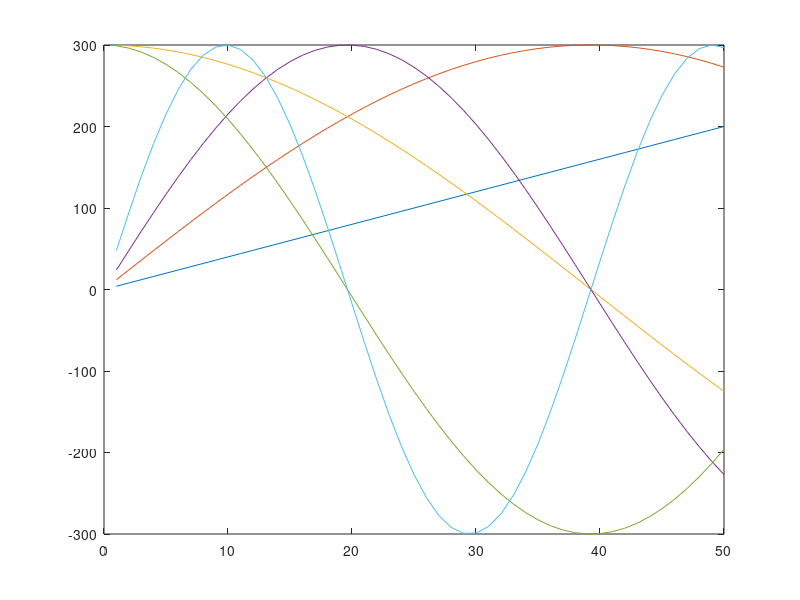
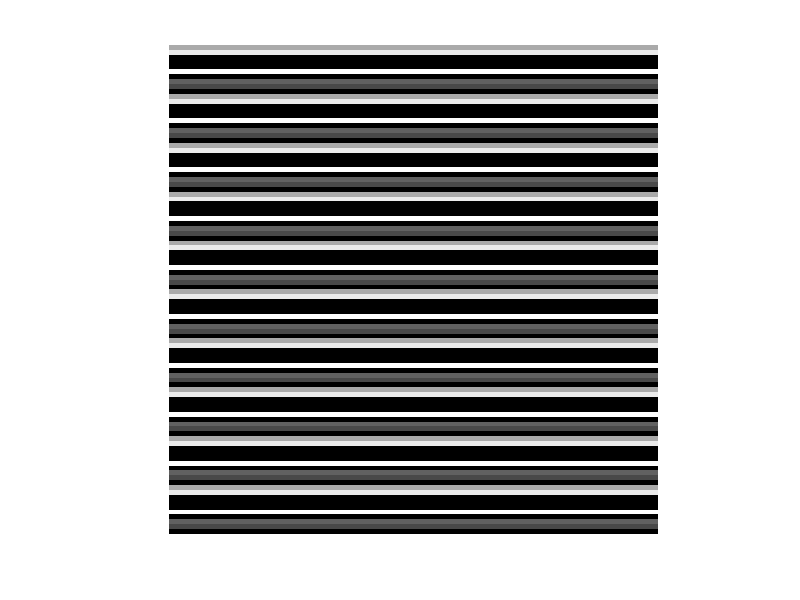

The MATLAB script that drew these images, in order: (Note: this script raises an error after producing the figures.)
%% this program create user-defined hyperspectrum data 
%  to verify the vadibility of the program for endmember extraction
clear all
%% create endmember spectrum data
%  we create 10 endmembers which cover 50 bands interval
endmember_num = 6;
band_num = 50;
endmember_data = zeros (band_num, endmember_num); %% endmember hyperspectrum data

band_data = 1:band_num;

endmember_data(:,1) = 4 * band_data;
endmember_data(:,2) = 300 * sin(band_data / band_num * 2);
endmember_data(:,3) = 300 * cos(band_data / band_num * 2);
endmember_data(:,4) = 300 * sin(band_data / band_num * 4);
endmember_data(:,5) = 300 * cos(band_data / band_num * 4);
endmember_data(:,6) = 300 * sin(band_data / band_num * 8);
figure(1)
plot (endmember_data);

%% create hyperspectrum data
data_num = 10000;
noise_level = 0;
hyper_data = ones (band_num, data_num);
abundance_fraction = zeros (endmember_num, data_num);

% for i = 1:10000
%     abundance_fraction(i,1:endmember_num-1) = rand(1,endmember_num-1);
%     abundance_fraction(i,endmember_num) = 1-sum(abundance_fraction(i,1:endmember_num-1));
% end
abundance_sub = zeros (endmember_num,10);
abundance_sub(:,1) = [1,   0,   0,   0,   0,   0]';
abundance_sub(:,2) = [0,   1,   0,   0,   0,   0]';
abundance_sub(:,3) = [0,   0,   1,   0,   0,   0]';
abundance_sub(:,4) = [0,   0,   0,   1,   0,   0]';
abundance_sub(:,5) = [0,   0,   0,   0,   1,   0]';
abundance_sub(:,6) = [0,   0,   0,   0,   0,   1]';
abundance_sub(:,7) = [0.1, 0.1, 0.15, 0.1, 0.45, 0.1]';
abundance_sub(:,8) = [0.6, 0.1, 0.1, 0.1, 0.05 0.05]';
abundance_sub(:,9) = [0.1, 0.5, 0.2, 0.2, 0, 0]';
abundance_sub(:,10) = [0.1, 0.1, 0.1, 0.2, 0.4, 0.1]';
abundance_fraction = repmat (abundance_sub, 1,data_num/10);
hyper_data = endmember_data * abundance_fraction;
hyper_data = hyper_data + noise_level*rand (band_num, data_num);
hyper_data_image = zeros(band_num, 100, 100);

for i = 1:band_num
    hyper_data_image(i,:,:) = reshape (hyper_data(i,:), 100, 100);
end

imshow_data = hyper_data_image(50,:,:);
imshow_data = reshape (imshow_data, 100, 100);
figure (2)
imshow (imshow_data/300);

%% endmember extraction
endmember_index = zeros (1,endmember_num);
[endmember_index, V] = n_findr (hyper_data', endmember_num);

%% plot the sprectrum of endmember
figure(3)
plot (hyper_data(:,endmember_index))

%% calculate abundance
endmember_data_cal = hyper_data(:,endmember_index);
abundance_solution = zeros (endmember_num,data_num);

for i = 1:data_num
    abundance_solution(:,i) = linear_least_square(endmember_data_cal, hyper_data(:,i));
end

imshow_data = zeros(endmember_num, 100, 100);
for i = 1:endmember_num
    im=reshape(abundance_solution(i,:),100,100);
    imshow_data(i,:,:) = im;
end
figure (4)
for i = 1:endmember_num
    subplot (3,2,i);
    im = reshape(imshow_data(i,:,:),100,100);
    imshow (im);
end